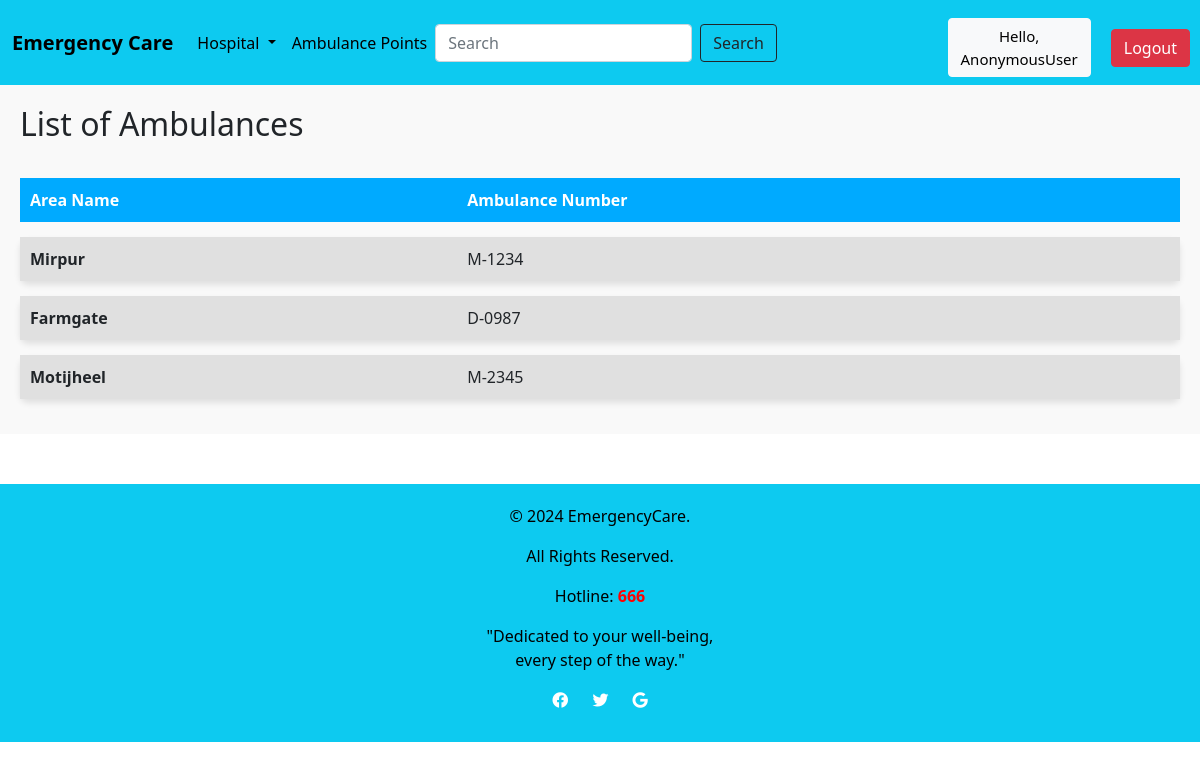
/Ambulance/, run on an earlier commit of the app's database.
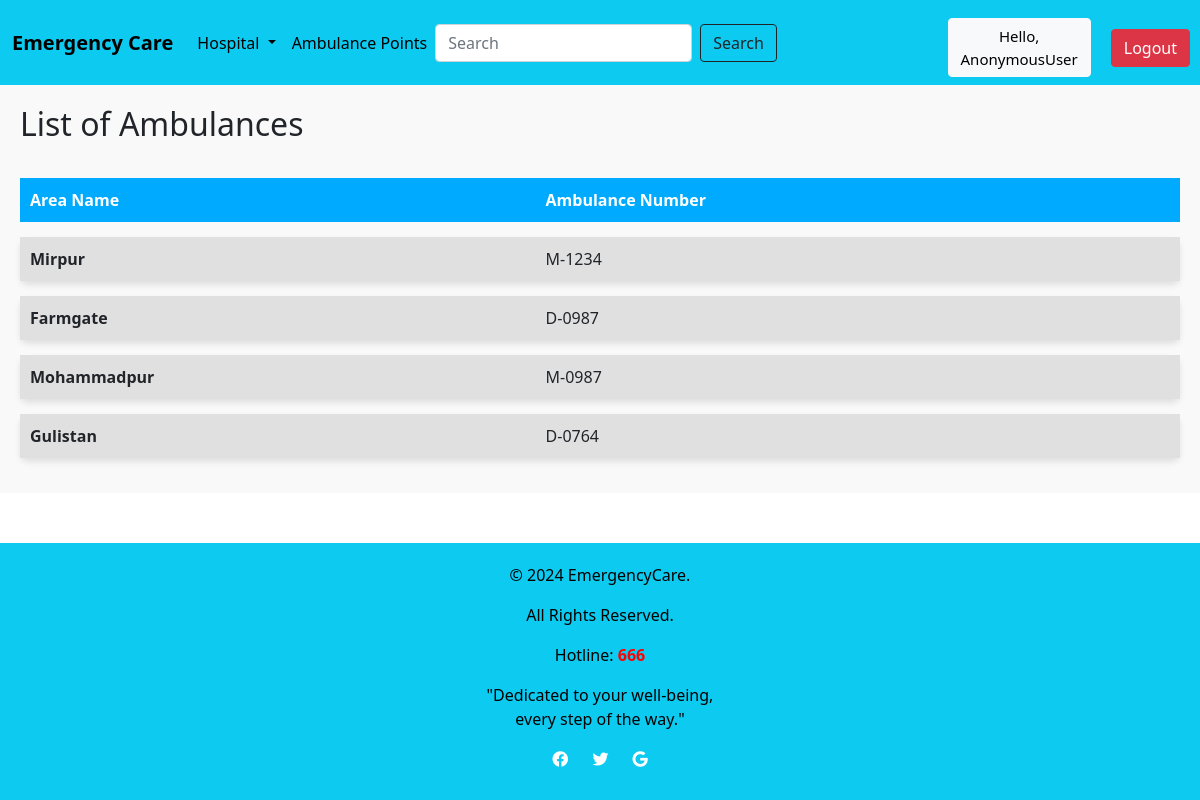
And on a later commit of the database.
### emergencycare/models.py (models this page shows, shortened)
class Ambulance(models.Model):
    Area_name = models.ForeignKey(Location, on_delete=models.CASCADE)
    A_Number = models.CharField(max_length=200)

class Location(models.Model):
    Area_name = models.CharField(max_length=200)
    def __str__(self):
        return self.Area_name

### emergencycare/views.py (the view)
# urls.py: path('Ambulance/',e_views.ambulance,name='Ambulance'),
def ambulance(request):
    ambulance = Ambulance.objects.all()
    context = {
        'ambulance': ambulance,
    }
    return render(request, template_name='Ambulance.html',context=context)

### templates/Ambulance.html (shortened to what this page needs)
{% extends 'Home.html' %}
{% block content %}
{% load static %}
<div style="padding: 20px; background-color: #f9f9f9;">
    <h2 style="margin-bottom: 20px;">List of Ambulances</h2>
    {% if ambulance %}
    <table style="width: 100%; border-collapse: separate; border-spacing: 0 15px;">
        <thead>
            <tr style="background-color: #00aaff; color: white; text-align: left; padding: 10px;">
                <th style="padding: 10px;">Area Name</th>
                <th style="padding: 10px;">Ambulance Number</th>
            </tr>
        </thead>
        <tbody>
            {% for a in ambulance %}
            <tr style="background-color: #e0e0e0; box-shadow: 0px 4px 6px rgba(0, 0, 0, 0.1); border-radius: 8px; overflow: hidden;">
                <td style="padding: 10px; font-weight: bold;">{{ a.Area_name }}</td>
                <td style="padding: 10px;">{{ a.A_Number }}</td>
            </tr>
            {% endfor %}
        </tbody>
    </table>
    {% else %}
    <p>No ambulances found.</p>
    {% endif %}
</div>
{% endblock %}

What changed in the data, as far as the page shows it:
removed Ambulance: Area_name "Motijheel", A_Number "M-2345"
added Ambulance: Area_name "Mohammadpur", A_Number "M-0987"
added Ambulance: Area_name "Gulistan", A_Number "D-0764"
